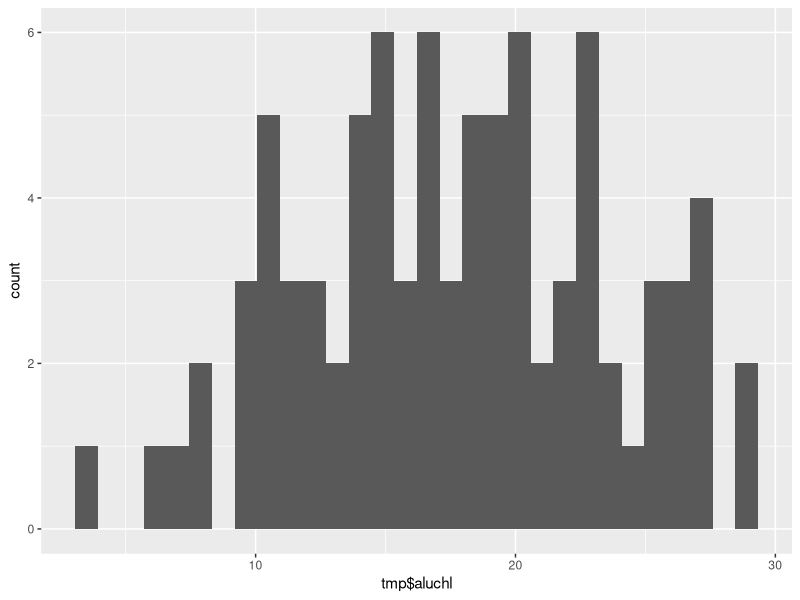
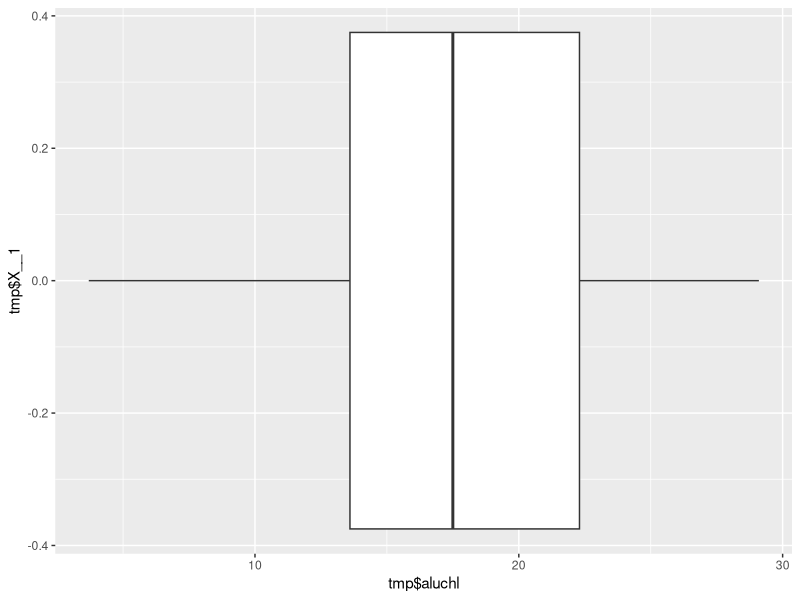

These charts were generated, in order, by the following R code: (Note: this script raises an error after producing the figures.)
setwd("C:/BigData/bevezetes_r/")
library(ggplot2)
library(readxl)

tmp <- readxl::read_xlsx("dualbeat.xlsx")
databa <- as.data.frame(tmp)
summary(tmp)
str(tmp)
dim(tmp)
colnames(tmp)
rownames(tmp)
tmp["1","aluchl"]

x <- tmp[2]
y <- tmp[3]
z <- tmp[4]
w <- tmp[5]
e <- tmp[6]
r <- tmp[7]
t <- tmp[8]
u <- tmp[9]
i <- tmp[10]


ggplot(data = tmp, aes(tmp$aluchl)) + geom_histogram()

gl <- ggplot(data = tmp, aes(x=tmp$aluchl, y=tmp$X__1))
gl + geom_boxplot()

gl + geom_boxplot(size = 1.2) + geom_point()

gl + geom_boxplot(size=1.2) + geom_jitter()
